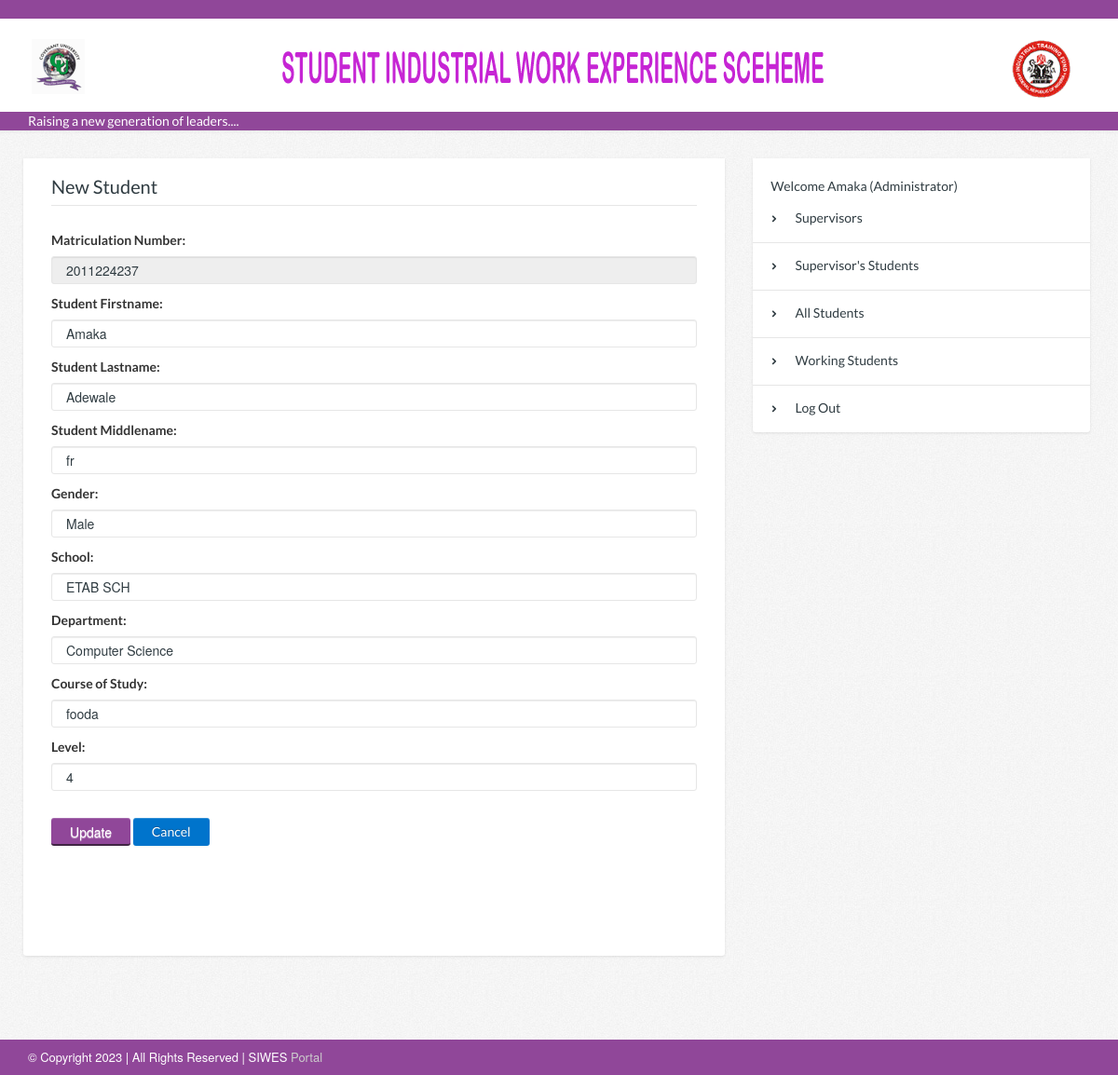
Page /studentedit.php?ad=2011224237 (signed in) on the committed database.
### tables this page shows
CREATE TABLE `reglist` (
  `matno` int(11) NOT NULL,
  `fname` varchar(100) DEFAULT NULL,
  `sname` varchar(100) DEFAULT NULL,
  `mname` varchar(100) DEFAULT NULL,
  `sex` varchar(50) DEFAULT NULL,
  `college` varchar(100) DEFAULT NULL,
  `dept` varchar(100) DEFAULT NULL,
  `program` varchar(100) DEFAULT NULL,
  `level` varchar(100) DEFAULT NULL,
  `studentshipStatus` varchar(100) DEFAULT NULL,
  `password` varchar(100) NOT NULL
);

### studentedit.php (the view, shortened to what this page needs)
<?php
include_once("includes/functions.php");
$studentMat = $_GET['ad'];
$getadmins = "SELECT * FROM reglist  WHERE matno = '$studentMat'";
$thestdnts = mysqli_query($connection, $getadmins);
?>
<?php require('views/header.php'); ?>
<div id="page-content">
	<div class="container">
		<div class="row">
			<div class="col-sm-8 page-content">
				<div class="white-container mb60 pb50">
					<?php while ($stdrow = mysqli_fetch_array($thestdnts)) { ?>
						<form method='post' class='pb50'>
							<fieldset>
								<legend>New Student</legend>
								<label>
									Matriculation Number:
								</label>
								<input type="text" name="matno" value="<?php echo ($stdrow['matno']); ?>" readonly>
								<label>
									Student Firstname:
								</label>
								<input type="text" name="fname" value="<?php echo ($stdrow['fname']); ?>">
								<label>
									Student Lastname:
								</label>
								<input type="text" name="lname" value="<?php echo ($stdrow['sname']); ?>">
								<label>
									Student Middlename:
								</label>
								<input type="text" name="mname" value="<?php echo ($stdrow['mname']); ?>">
								<label>
									Gender:
								</label>
								<input type="text" name="gender" value="<?php echo ($stdrow['sex']); ?>">
								<label>
									School:
								</label>
								<input type="text" name="school" value="<?php echo ($stdrow['college']); ?>">
								<label>
									Department:
								</label>
								<input type="text" name="dept" value="<?php echo ($stdrow['dept']); ?>">
								<label>
									Course of Study:
								</label>
								<input type="text" name="course" value="<?php echo ($stdrow['program']); ?>">
								<label>
									Level:
								</label>
								<input type="text" name="level" value="<?php echo ($stdrow['level']); ?>">
								<br>
								<input type="submit" name="submit" class="btn btn-default" value='Update'>
								<a href="allstudents.php" id='hidenew' class="btn btn-primary">Cancel</a>
							</fieldset>
						</form>
					<?php } ?>
				</div>
			</div>
			<div class="col-sm-4 page-sidebar">
				<aside>
					<div class="widget sidebar-widget white-container links-widget">
					<ul><br>
							&nbsp&nbsp&nbsp&nbsp&nbsp&nbsp Welcome <?php
							echo $_SESSION['fname'] .' ('. $_SESSION['adminrole']?>)
							<li><a href="dashboard.php">Supervisors</a></li>
							<li><a href="assignment.php">Supervisor's Students</a></li>
							<li><a href="allstudents.php">All Students</a></li>
							<li><a href="activate.php">Working Students</a></li>
							<li><a href="models/adminlogout.php">Log Out</a></li>
						</ul>
					</div>
				</aside>
			</div>
		</div>
	</div>
</div>
<?php require('views/footer.php'); ?>

### assets/css/style.css (style rules this page uses)
body { background: #ffffff; color: #303c42; font-size: 14px; font-family: 'Lato', Helvetica, Arial, sans-serif; line-height: 20px; cursor: default; -webkit-font-smoothing: antialiased; opacity: 0; }
body.loaded { background: url(../img/bg-pattern.png) repeat 0 0; opacity: 1; -webkit-transition: opacity 0.3s ease-in; -moz-transition: opacity 0.3s ease-in; -o-transition: opacity 0.3s ease-in; transition: opacity 0.3s ease-in; }
#page-content { -webkit-box-shadow: inset 0 5px 5px -5px rgba(0,0,0,.1); box-shadow: inset 0 5px 5px -5px rgba(0,0,0,.1); }
.page-content, .page-sidebar { padding-top: 30px; padding-bottom: 30px; }
a { color: #904799; text-decoration: none; cursor: pointer; }
.loaded a { -webkit-transition: all 0.25s ease-out; -moz-transition: all 0.25s ease-out; -o-transition: all 0.25s ease-out; transition: all 0.25s ease-out; }
ul, ol { margin-top: 0; margin-bottom: 10px; }
.white-container { margin-bottom: 30px; padding: 20px 30px; -webkit-border-radius: 0 0 3px 3px; border-radius: 0 0 3px 3px; background: #ffffff; -webkit-box-shadow: 0px 1px 3px 0px rgba(0,0,0,.1); box-shadow: 0px 1px 3px 0px rgba(0,0,0,.1); }
fieldset { margin: 0; padding: 0; border: 0; }
legend { display: block; margin-bottom: 25px; padding: 0; padding-bottom: 10px; width: 100%; border: 0; border-bottom: 1px solid #e6e6e6; color: inherit; font-size: 20px; line-height: inherit; }
label { display: inline-block; margin-bottom: 5px; line-height: 24px; font-weight: bold; }
input[type="text"], input[type="number"], input[type="email"], input[type="tel"], input[type="date"], textarea, select, .form-control { display: block; padding: 4px 15px; width: 100%; height: 30px; border: 1px solid #e6e6e6; -webkit-border-radius: 3px; border-radius: 3px; background-image: none; color: inherit; vertical-align: middle; font-size: inherit; line-height: 20px; }
.loaded input[type="text"], .loaded input[type="number"], .loaded input[type="email"], .loaded input[type="tel"], .loaded input[type="date"], .loaded textarea, .loaded select, .loaded .form-control { -webkit-transition: all 0.25s ease-out; -moz-transition: all 0.25s ease-out; -o-transition: all 0.25s ease-out; transition: all 0.25s ease-out; }
.btn { display: inline-block; margin-bottom: 0; padding: 5px 20px; border: 0; -webkit-border-radius: 3px; border-radius: 3px; background-image: none; color: #ffffff; vertical-align: middle; text-align: center; white-space: nowrap; font-weight: normal; font-size: 14px; line-height: 20px; cursor: pointer; -webkit-user-select: none; -moz-user-select: none; -ms-user-select: none; -o-user-select: none; user-select: none; }
.loaded .btn { -webkit-transition: all 0.25s ease-out; -moz-transition: all 0.25s ease-out; -o-transition: all 0.25s ease-out; transition: all 0.25s ease-out; }
.btn-default { padding-bottom: 3px; border-bottom: 2px solid #412544; background: #904799; color: #ffffff; }
.widget { position: relative; display: block; margin-bottom: 30px; }
.widget:last-child { margin-bottom: 0; }
.widget.links-widget { padding: 0; }
.widget.links-widget > ul { list-style: none; margin: 0; padding: 0; }
.widget.links-widget > ul > li { position: relative; }
.widget.links-widget > ul > li > a { display: block; border-bottom: 1px solid #e6e6e6; color: inherit; padding: 15px 20px; text-decoration: none; }
.widget.links-widget > ul > li:last-child > a { border-bottom: 0; }
.widget.links-widget > ul > li > a:before { position: relative; top: -1px; margin-right: 20px; color: inherit; content: '\f054'; font-size: 8px; font-family: 'FontAwesome'; }
.mb60 { margin-bottom: 60px; }
.pb50 { padding-bottom: 50px; }

### rows in the picture
reglist: matno "2011224237", fname "Amaka", lname "Adewale", mname "fr", gender "Male", school "ETAB SCH", dept "Computer Science", course "fooda", level "4"

### other values in the picture
$_SESSION['fname'] "Amaka"
$_SESSION['adminrole'] "Administrator"
